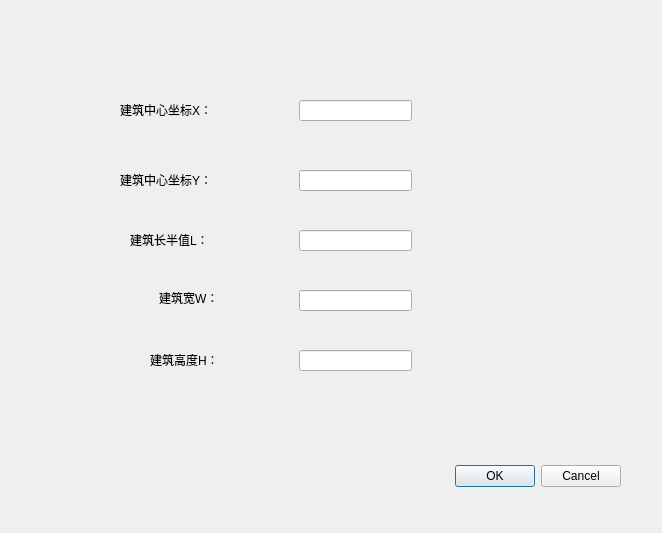
<?xml version="1.0" encoding="UTF-8"?>
<ui version="4.0">
 <class>Dialog</class>
 <widget class="QDialog" name="Dialog">
  <property name="geometry">
   <rect>
    <x>0</x>
    <y>0</y>
    <width>662</width>
    <height>533</height>
   </rect>
  </property>
  <property name="windowTitle">
   <string>Dialog</string>
  </property>
  <widget class="QDialogButtonBox" name="buttonBox">
   <property name="geometry">
    <rect>
     <x>280</x>
     <y>460</y>
     <width>341</width>
     <height>32</height>
    </rect>
   </property>
   <property name="orientation">
    <enum>Qt::Horizontal</enum>
   </property>
   <property name="standardButtons">
    <set>QDialogButtonBox::Cancel|QDialogButtonBox::Ok</set>
   </property>
  </widget>
  <widget class="QLineEdit" name="lineEdit_4">
   <property name="geometry">
    <rect>
     <x>299</x>
     <y>290</y>
     <width>113</width>
     <height>21</height>
    </rect>
   </property>
  </widget>
  <widget class="QLabel" name="label_3">
   <property name="geometry">
    <rect>
     <x>130</x>
     <y>230</y>
     <width>101</width>
     <height>20</height>
    </rect>
   </property>
   <property name="text">
    <string>建筑长半值L：</string>
   </property>
  </widget>
  <widget class="QLabel" name="label">
   <property name="geometry">
    <rect>
     <x>120</x>
     <y>100</y>
     <width>111</width>
     <height>20</height>
    </rect>
   </property>
   <property name="text">
    <string>建筑中心坐标X：</string>
   </property>
  </widget>
  <widget class="QLabel" name="label_2">
   <property name="geometry">
    <rect>
     <x>120</x>
     <y>170</y>
     <width>111</width>
     <height>20</height>
    </rect>
   </property>
   <property name="text">
    <string>建筑中心坐标Y：</string>
   </property>
  </widget>
  <widget class="QLabel" name="label_5">
   <property name="geometry">
    <rect>
     <x>150</x>
     <y>350</y>
     <width>81</width>
     <height>20</height>
    </rect>
   </property>
   <property name="text">
    <string>建筑高度H：</string>
   </property>
  </widget>
  <widget class="QLineEdit" name="lineEdit_3">
   <property name="geometry">
    <rect>
     <x>299</x>
     <y>230</y>
     <width>113</width>
     <height>21</height>
    </rect>
   </property>
  </widget>
  <widget class="QLabel" name="label_4">
   <property name="geometry">
    <rect>
     <x>159</x>
     <y>290</y>
     <width>72</width>
     <height>15</height>
    </rect>
   </property>
   <property name="text">
    <string>建筑宽W：</string>
   </property>
  </widget>
  <widget class="QLineEdit" name="lineEdit">
   <property name="geometry">
    <rect>
     <x>299</x>
     <y>100</y>
     <width>113</width>
     <height>21</height>
    </rect>
   </property>
  </widget>
  <widget class="QLineEdit" name="lineEdit_2">
   <property name="geometry">
    <rect>
     <x>299</x>
     <y>170</y>
     <width>113</width>
     <height>21</height>
    </rect>
   </property>
  </widget>
  <widget class="QLineEdit" name="lineEdit_5">
   <property name="geometry">
    <rect>
     <x>299</x>
     <y>350</y>
     <width>113</width>
     <height>21</height>
    </rect>
   </property>
  </widget>
 </widget>
 <resources/>
 <connections>
  <connection>
   <sender>buttonBox</sender>
   <signal>accepted()</signal>
   <receiver>Dialog</receiver>
   <slot>accept()</slot>
   <hints>
    <hint type="sourcelabel">
     <x>248</x>
     <y>254</y>
    </hint>
    <hint type="destinationlabel">
     <x>157</x>
     <y>274</y>
    </hint>
   </hints>
  </connection>
  <connection>
   <sender>buttonBox</sender>
   <signal>rejected()</signal>
   <receiver>Dialog</receiver>
   <slot>reject()</slot>
   <hints>
    <hint type="sourcelabel">
     <x>316</x>
     <y>260</y>
    </hint>
    <hint type="destinationlabel">
     <x>286</x>
     <y>274</y>
    </hint>
   </hints>
  </connection>
 </connections>
</ui>
